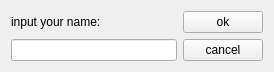
<?xml version="1.0" encoding="UTF-8"?>
<ui version="4.0">
 <class>login_widget</class>
 <widget class="QWidget" name="login_widget">
  <property name="geometry">
   <rect>
    <x>0</x>
    <y>0</y>
    <width>274</width>
    <height>61</height>
   </rect>
  </property>
  <property name="windowTitle">
   <string>Form</string>
  </property>
  <layout class="QGridLayout" name="gridLayout">
   <item row="0" column="0">
    <layout class="QVBoxLayout" name="verticalLayout">
     <item>
      <widget class="QLabel" name="label">
       <property name="text">
        <string>input your name:</string>
       </property>
      </widget>
     </item>
     <item>
      <widget class="QLineEdit" name="login_line"/>
     </item>
    </layout>
   </item>
   <item row="0" column="1">
    <layout class="QVBoxLayout" name="verticalLayout_2">
     <item>
      <widget class="QPushButton" name="ok_btn">
       <property name="text">
        <string>ok</string>
       </property>
      </widget>
     </item>
     <item>
      <widget class="QPushButton" name="cancel_btn">
       <property name="text">
        <string>cancel</string>
       </property>
      </widget>
     </item>
    </layout>
   </item>
  </layout>
 </widget>
 <resources/>
 <connections/>
</ui>
